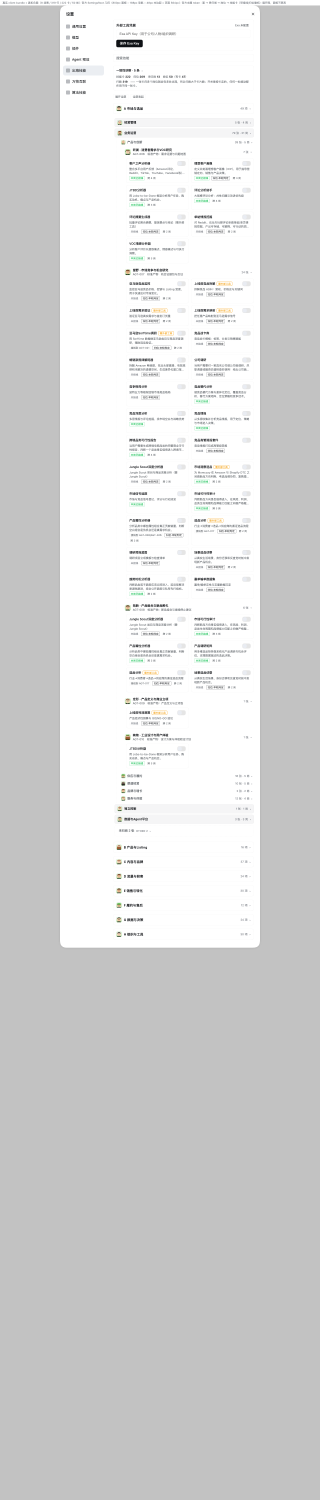
#> input picture .scratch/overseas-skills-refactor/acceptance/page-light-drilled.png, 1280 x 6000 px (shown at 1/4 size)
$ python crop-tops.py
#> lines starting #> are read from the running program, lines starting #| are printed output that depends on the picture
#!/usr/bin/env python3
"""出海技能页 · 顶部裁切图的唯一产地。

为什么裁切也要有脚本：我在对话里发给用户看的是 `*-top.png`（1280x1200 / 1280x980
的顶部裁切），**整页 6000px 的图在聊天里看不清**。但这三张此前是临时命令切出来的，
没有任何东西约束它们真的来自磁盘上那张整页图——换一张上一轮的、切错偏移、
手抖截了中段，聊天里的「证据」与仓库里的证据就对不上了，而且**不会有任何提示**。

所以：产地收敛到本文件（确定性、只读整页图、只写裁切图），
出处由 `verify-pages.py` 逐像素复核（裁切必须逐像素等于整页图的顶部 N 行）。

只读整页图，不改它们；不写仓库，只写 .scratch 下的 acceptance/*-top.png。

用法：python3 .scratch/overseas-skills-refactor/crop-tops.py
"""
from __future__ import annotations

import hashlib
from pathlib import Path

from PIL import Image

HERE = Path(__file__).resolve().parent
ACC = HERE / "acceptance"

# 每个状态只裁一张：够看清首屏（面板顶 + 第一屏内容），又不至于在聊天里糊成一条。
CROPS = {
    "page-light-drilled.png": 1200,
    "page-dark-drilled.png": 1200,
    "page-light-diagnostics.png": 980,
}

written = 0
for full_name, height in CROPS.items():
    src = ACC / full_name
    if not src.exists():
        print(f"FAIL {full_name} 不在——先跑 shoot-pages.sh")
        raise SystemExit(1)
    img = Image.open(src)
#> img is the input picture: PIL image 1280x6000 RGB; mean R, G, B 215.3, 215.4, 215.4
    if img.size[1] < height:
        print(f"FAIL {full_name} 只有 {img.size[1]}px 高，切不出 {height}px")
        raise SystemExit(1)
    out = ACC / (full_name[:-4] + "-top.png")
    img.crop((0, 0, img.size[0], height)).save(out)
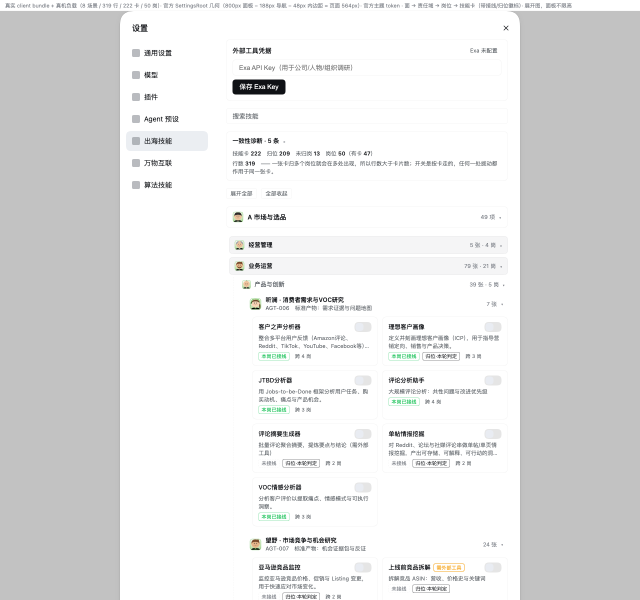
#> saved as page-light-drilled-top.png: PIL image 1280x1200 RGB (shown at 1/2 size); mean R, G, B 227.6, 227.8, 227.8
    digest = hashlib.sha256(out.read_bytes()).hexdigest()[:16]
    print(f"ok   {out.name:34s} 取自 {full_name} 顶部 {height} 行 · sha256:{digest}")
    written += 1
#> pass 2 of the loop `for full_name, height in CROPS.items():`:
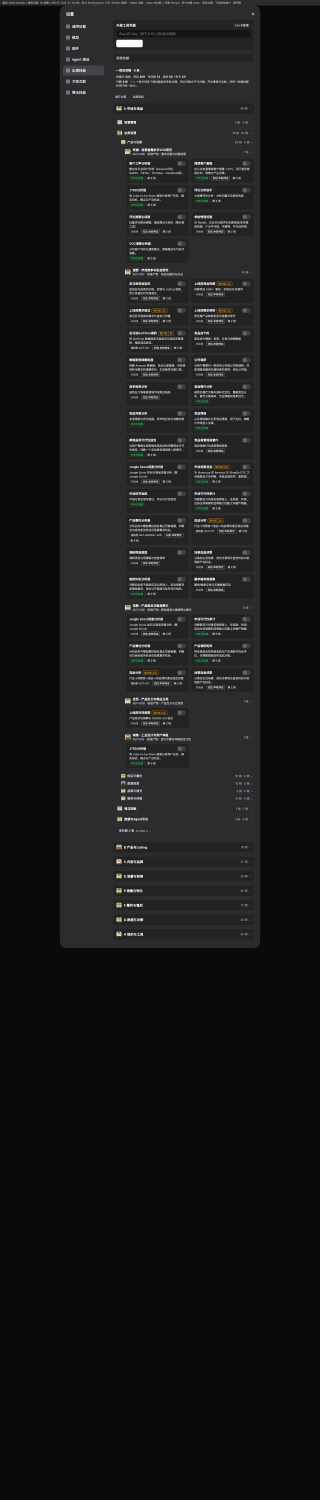
#> input picture .scratch/overseas-skills-refactor/acceptance/page-dark-drilled.png, 1280 x 6000 px (shown at 1/4 size)
#> img is the input picture: PIL image 1280x6000 RGB; mean R, G, B 25.2, 25.3, 26.4
#> `img.crop((0, 0, img.size[0], height)).save(out)`:
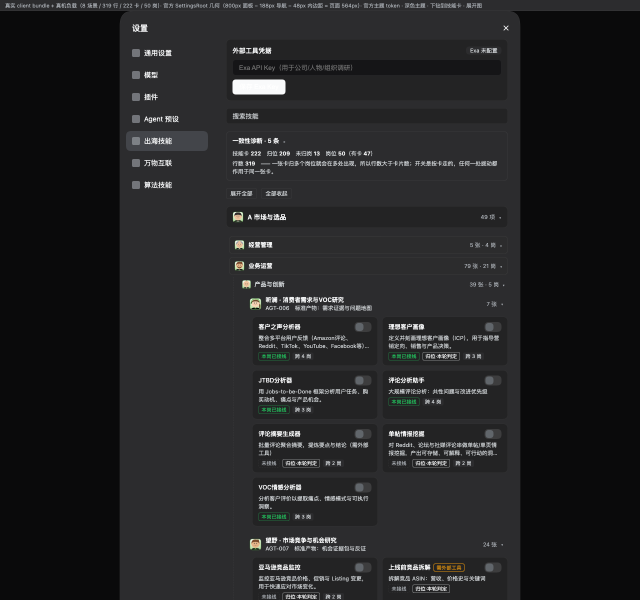
#> saved as page-dark-drilled-top.png: PIL image 1280x1200 RGB (shown at 1/2 size); mean R, G, B 34.6, 34.8, 36.1
#> pass 3 of the loop `for full_name, height in CROPS.items():`:
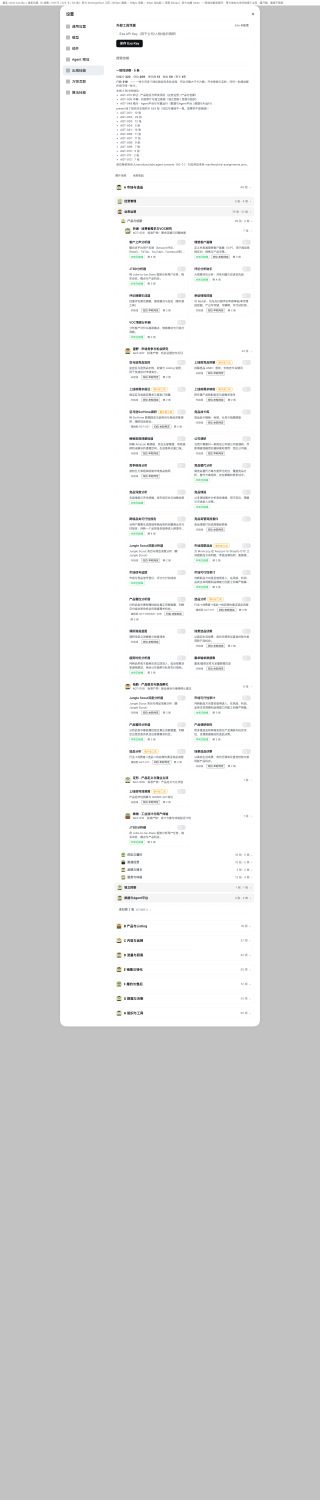
#> input picture .scratch/overseas-skills-refactor/acceptance/page-light-diagnostics.png, 1280 x 6000 px (shown at 1/4 size)
#> img is the input picture: PIL image 1280x6000 RGB; mean R, G, B 217.1, 217.3, 217.2
#> `img.crop((0, 0, img.size[0], height)).save(out)`:
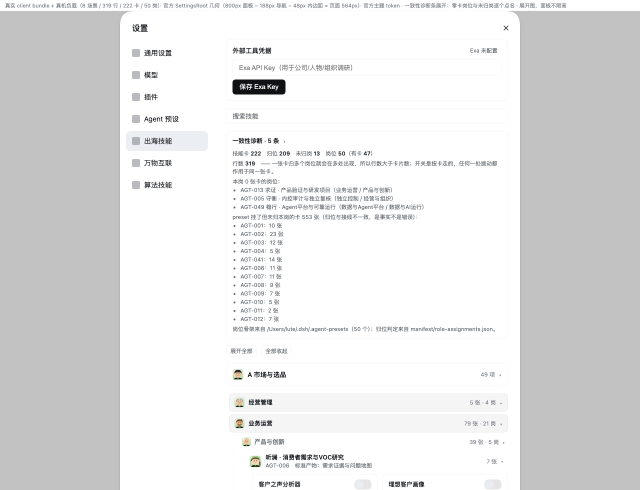
#> saved as page-light-diagnostics-top.png: PIL image 1280x980 RGB (shown at 1/2 size); mean R, G, B 228.1, 228.2, 228.3

print(f"CROP DONE（{written}/{len(CROPS)}）")
